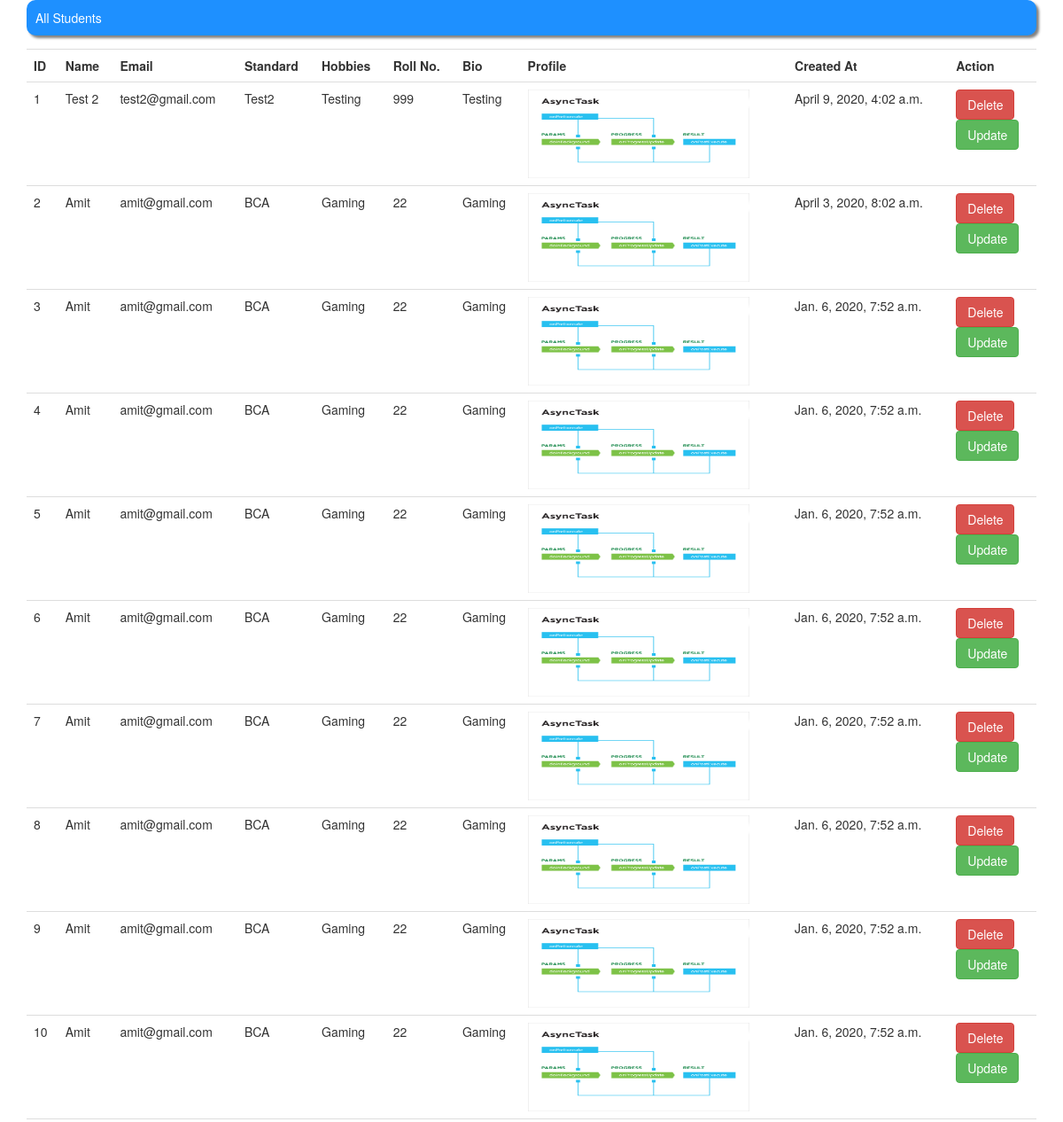
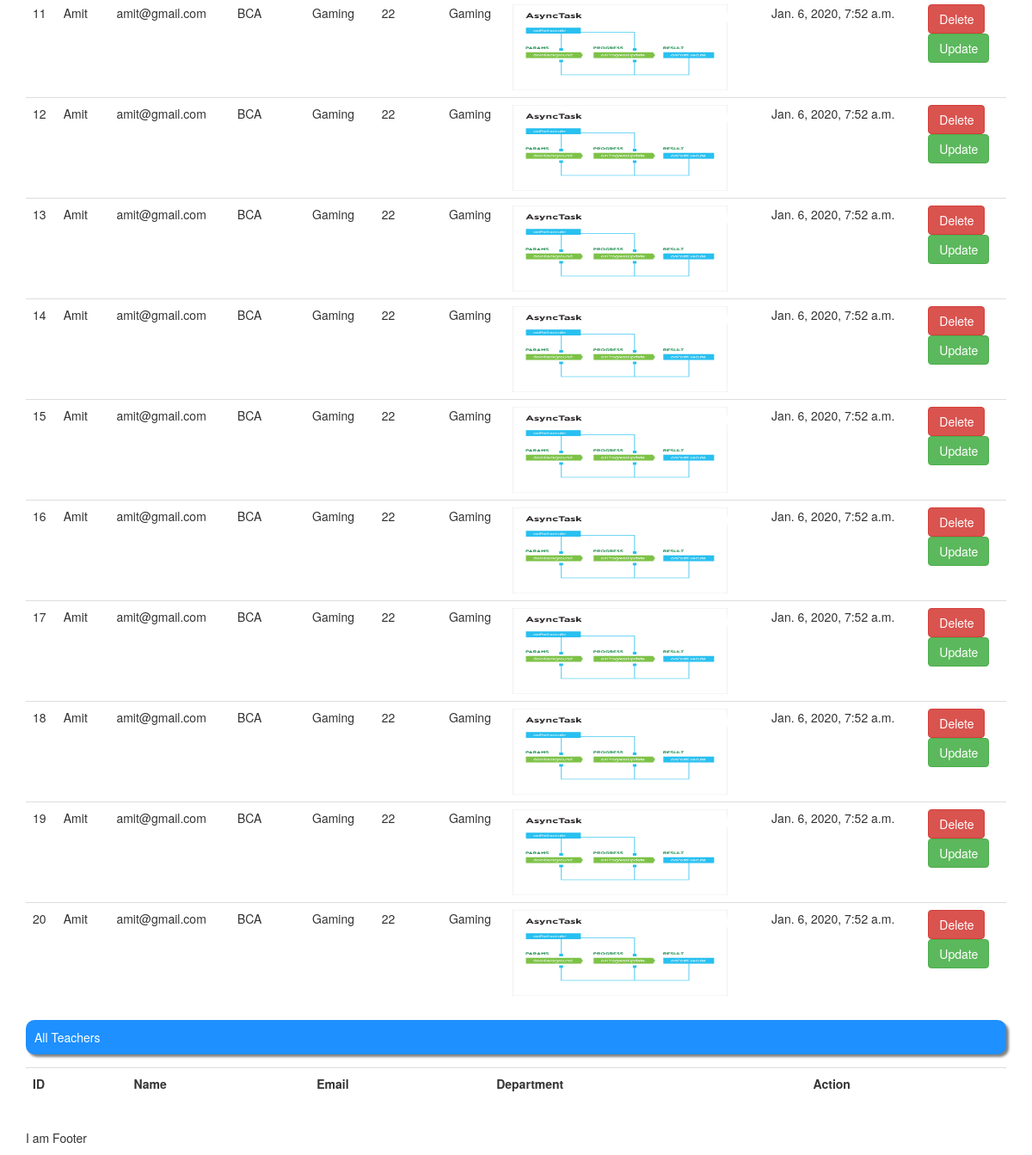
Page /show_all_data (signed in) on the committed database (2 pictures, top to bottom).
### simpleFirstApp/models.py (models this page shows)
class Students(models.Model):
    id=models.AutoField(primary_key=True)
    name=models.CharField(max_length=255)
    email=models.CharField(max_length=255)
    standard=models.CharField(max_length=255)
    hobbies=models.CharField(max_length=255)
    roll_no=models.CharField(max_length=255)
    bio=models.TextField()
    profile_image=models.FileField()
    course=models.ForeignKey(Courses,on_delete=models.CASCADE)
    created_at=models.DateTimeField(auto_now_add=True)
    is_active=models.BooleanField(default=True)
    objects=models.Manager()

### simpleFirstApp/views.py (the view)
# urls.py: path('show_all_data', views.show_all_data, name="show_all_data"),
@login_required(login_url="/login_user/")
def show_all_data(request):
    all_teacher=Teachers.objects.all()
    all_student=Students.objects.all()
    return render(request,"show_data.html",{'students':all_student,'teachers':all_teacher})

### simpleFirstApp/templates/show_data.html (shortened to what this page needs)
{% extends 'base_template.html' %}
{% block bodydata %}
<div class="container">
    <div class="row">
        <div class="col-lg-12">
                <div class="form-group bg_blue">
                    All Students
                </div>
                <div class="table">
                <table class="table">
                    <tr>
                        <th>ID</th>
                        <th>Name</th>
                        <th>Email</th>
                        <th>Standard</th>
                        <th>Hobbies</th>
                        <th>Roll No.</th>
                        <th>Bio</th>
                        <th>Profile</th>
                        <th>Created At</th>
                        <th>Action</th>
                    </tr>
                    {% for student in students %}
                        <tr>
                            <td >{{ student.id }}</td>
                            <td class="editable" data-id="{{ student.id }}" data-type="name">{{ student.name }}</td>
                            <td class="editable" data-id="{{ student.id }}" data-type="email">{{ student.email }}</td>
                            <td class="editable" data-id="{{ student.id }}" data-type="standard">{{ student.standard }}</td>
                            <td class="editable" data-id="{{ student.id }}" data-type="hobbies">{{ student.hobbies }}</td>
                            <td class="editable" data-id="{{ student.id }}" data-type="roll_no">{{ student.roll_no }}</td>
                            <td class="editable" data-id="{{ student.id }}" data-type="bio">{{ student.bio }}</td>
                            <td><img src="/media/{{ student.profile_image }}" style="width:250px;height:100px"></td>
                            <td class="editable" data-id="{{ student.id }}" data-type="created_at">{{ student.created_at }}</td>
                            <td><a href="/delete_student/{{student.id}}" class="btn btn-danger">Delete</a><br><a class="btn btn-success" href="/update_student/{{student.id}}">Update</a></td>
                        </tr>
                    {% endfor %}
                </table>
                </div>
        </div>
        <div class="col-lg-12">
                <div class="form-group bg_blue">
                    All Teachers
                </div>
                <div class="table">
                <table class="table">
                    <tr>
                        <th>ID</th>
                        <th>Name</th>
                        <th>Email</th>
                        <th>Department</th>
                        <th>Action</th>
                    </tr>
                </table>
                </div>
        </div>
    </div>
    <div class="row">
        <div class="col-lg-12">
        </div>
</div>
{% endblock bodydata %}

### simpleFirstApp/templates/show_data.html (style rules this page uses)
.bg_blue { padding:10px; border-radius:10px; box-shadow:3px 3px 3px grey; background:dodgerblue; color:#fff; }

### rows in the picture
Students: id "1", name "Test 2", email "test2@gmail.com", standard "Test2", hobbies "Testing", roll_no "999", bio "Testing", profile_image (picture), created_at "April 9, 2020, 4:02 a.m."
Students: id "2", name "Amit", email "amit@gmail.com", standard "BCA", hobbies "Gaming", roll_no "22", bio "Gaming", profile_image (picture), created_at "April 3, 2020, 8:02 a.m."
Students: id "3", name "Amit", email "amit@gmail.com", standard "BCA", hobbies "Gaming", roll_no "22", bio "Gaming", profile_image (picture), created_at "Jan. 6, 2020, 7:52 a.m."
Students: id "4", name "Amit", email "amit@gmail.com", standard "BCA", hobbies "Gaming", roll_no "22", bio "Gaming", profile_image (picture), created_at "Jan. 6, 2020, 7:52 a.m."
Students: id "5", name "Amit", email "amit@gmail.com", standard "BCA", hobbies "Gaming", roll_no "22", bio "Gaming", profile_image (picture), created_at "Jan. 6, 2020, 7:52 a.m."
Students: id "6", name "Amit", email "amit@gmail.com", standard "BCA", hobbies "Gaming", roll_no "22", bio "Gaming", profile_image (picture), created_at "Jan. 6, 2020, 7:52 a.m."
Students: id "7", name "Amit", email "amit@gmail.com", standard "BCA", hobbies "Gaming", roll_no "22", bio "Gaming", profile_image (picture), created_at "Jan. 6, 2020, 7:52 a.m."
Students: id "8", name "Amit", email "amit@gmail.com", standard "BCA", hobbies "Gaming", roll_no "22", bio "Gaming", profile_image (picture), created_at "Jan. 6, 2020, 7:52 a.m."
Students: id "9", name "Amit", email "amit@gmail.com", standard "BCA", hobbies "Gaming", roll_no "22", bio "Gaming", profile_image (picture), created_at "Jan. 6, 2020, 7:52 a.m."
Students: id "10", name "Amit", email "amit@gmail.com", standard "BCA", hobbies "Gaming", roll_no "22", bio "Gaming", profile_image (picture), created_at "Jan. 6, 2020, 7:52 a.m."
Students: id "11", name "Amit", email "amit@gmail.com", standard "BCA", hobbies "Gaming", roll_no "22", bio "Gaming", profile_image (picture), created_at "Jan. 6, 2020, 7:52 a.m."
Students: id "12", name "Amit", email "amit@gmail.com", standard "BCA", hobbies "Gaming", roll_no "22", bio "Gaming", profile_image (picture), created_at "Jan. 6, 2020, 7:52 a.m."
Students: id "13", name "Amit", email "amit@gmail.com", standard "BCA", hobbies "Gaming", roll_no "22", bio "Gaming", profile_image (picture), created_at "Jan. 6, 2020, 7:52 a.m."
Students: id "14", name "Amit", email "amit@gmail.com", standard "BCA", hobbies "Gaming", roll_no "22", bio "Gaming", profile_image (picture), created_at "Jan. 6, 2020, 7:52 a.m."
Students: id "15", name "Amit", email "amit@gmail.com", standard "BCA", hobbies "Gaming", roll_no "22", bio "Gaming", profile_image (picture), created_at "Jan. 6, 2020, 7:52 a.m."
Students: id "16", name "Amit", email "amit@gmail.com", standard "BCA", hobbies "Gaming", roll_no "22", bio "Gaming", profile_image (picture), created_at "Jan. 6, 2020, 7:52 a.m."
Students: id "17", name "Amit", email "amit@gmail.com", standard "BCA", hobbies "Gaming", roll_no "22", bio "Gaming", profile_image (picture), created_at "Jan. 6, 2020, 7:52 a.m."
Students: id "18", name "Amit", email "amit@gmail.com", standard "BCA", hobbies "Gaming", roll_no "22", bio "Gaming", profile_image (picture), created_at "Jan. 6, 2020, 7:52 a.m."
Students: id "19", name "Amit", email "amit@gmail.com", standard "BCA", hobbies "Gaming", roll_no "22", bio "Gaming", profile_image (picture), created_at "Jan. 6, 2020, 7:52 a.m."
Students: id "20", name "Amit", email "amit@gmail.com", standard "BCA", hobbies "Gaming", roll_no "22", bio "Gaming", profile_image (picture), created_at "Jan. 6, 2020, 7:52 a.m."
